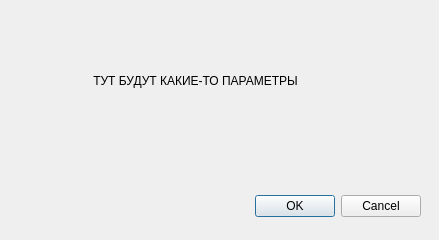
<?xml version="1.0" encoding="UTF-8"?>
<ui version="4.0">
 <class>DialogSetting</class>
 <widget class="QDialog" name="DialogSetting">
  <property name="geometry">
   <rect>
    <x>0</x>
    <y>0</y>
    <width>439</width>
    <height>240</height>
   </rect>
  </property>
  <property name="windowTitle">
   <string>Параметры</string>
  </property>
  <property name="modal">
   <bool>true</bool>
  </property>
  <widget class="QDialogButtonBox" name="buttonBox">
   <property name="geometry">
    <rect>
     <x>80</x>
     <y>190</y>
     <width>341</width>
     <height>32</height>
    </rect>
   </property>
   <property name="orientation">
    <enum>Qt::Horizontal</enum>
   </property>
   <property name="standardButtons">
    <set>QDialogButtonBox::Cancel|QDialogButtonBox::Ok</set>
   </property>
  </widget>
  <widget class="QLabel" name="label">
   <property name="geometry">
    <rect>
     <x>40</x>
     <y>10</y>
     <width>351</width>
     <height>141</height>
    </rect>
   </property>
   <property name="text">
    <string>                ТУТ БУДУТ КАКИЕ-ТО ПАРАМЕТРЫ</string>
   </property>
  </widget>
 </widget>
 <resources/>
 <connections>
  <connection>
   <sender>buttonBox</sender>
   <signal>accepted()</signal>
   <receiver>DialogSetting</receiver>
   <slot>accept()</slot>
   <hints>
    <hint type="sourcelabel">
     <x>248</x>
     <y>254</y>
    </hint>
    <hint type="destinationlabel">
     <x>157</x>
     <y>274</y>
    </hint>
   </hints>
  </connection>
  <connection>
   <sender>buttonBox</sender>
   <signal>rejected()</signal>
   <receiver>DialogSetting</receiver>
   <slot>reject()</slot>
   <hints>
    <hint type="sourcelabel">
     <x>316</x>
     <y>260</y>
    </hint>
    <hint type="destinationlabel">
     <x>286</x>
     <y>274</y>
    </hint>
   </hints>
  </connection>
 </connections>
</ui>
